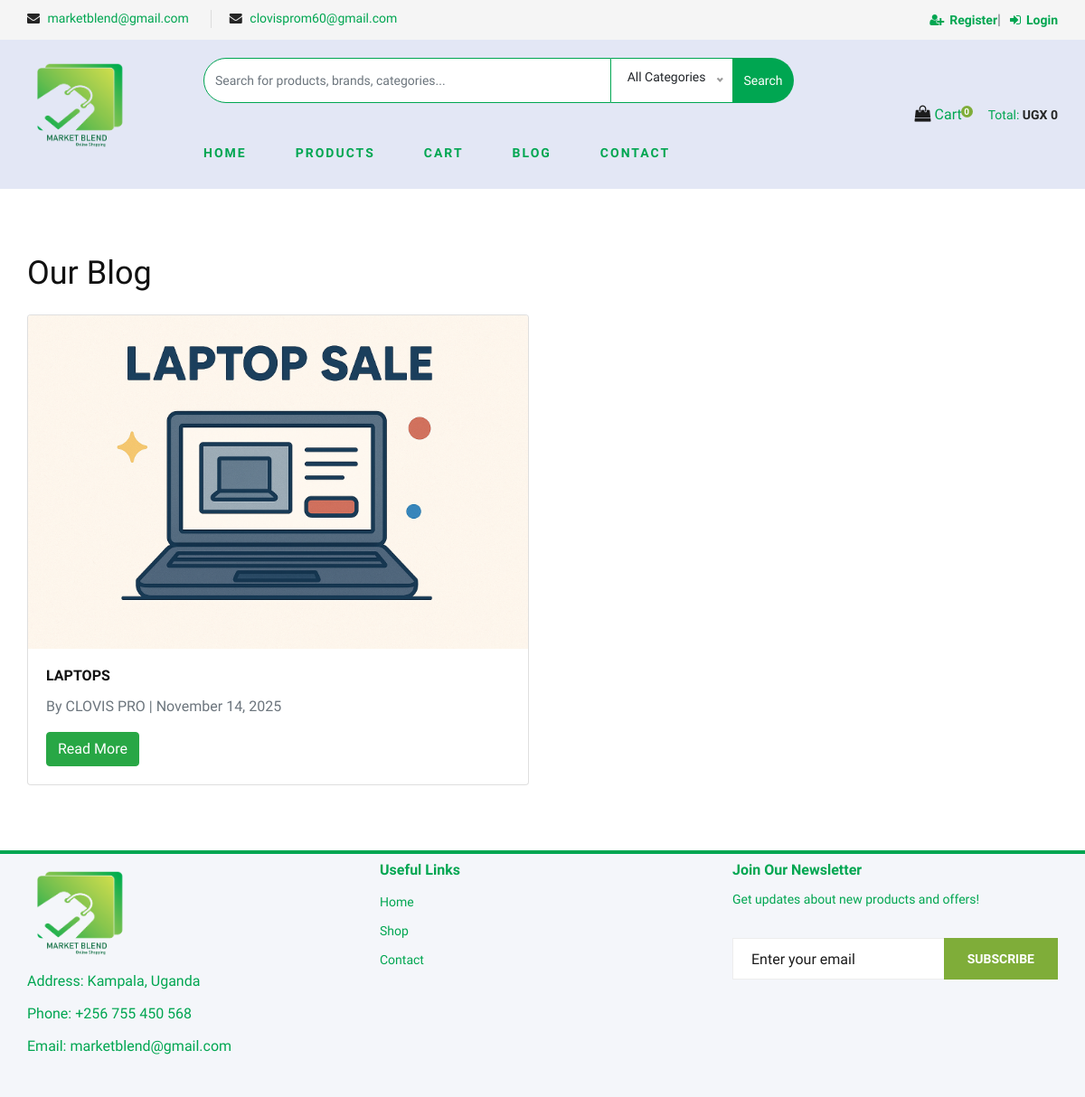
Screenshot of /blog/ with the database file from the repository.
### blog/models.py (models this page shows, shortened)
class BlogPost(models.Model):
    title = models.CharField(max_length=200)
    slug = models.SlugField(unique=True, max_length=200)
    author = models.CharField(max_length=100)
    content = models.TextField()
    published_date = models.DateTimeField(default=timezone.now)
    image = models.ImageField(upload_to='blog_images/', blank=True, null=True)
    class Meta:
        ordering = ['-published_date']

### blog/views.py (the view)
# urls.py: path('', views.blog_list, name='list'),
def blog_list(request):
    posts = BlogPost.objects.all().order_by('-published_date')  # Latest first
    return render(request, 'blog/blog_list.html', {'blog_posts': posts})

### cart/context_processors.py (called while the page is built)
def cart_summary(request):
    try:
        summary = cart_summary_helper(request)
    except Exception:
        summary = {
            "cart_count": 0,
            "cart_total": 0
        }
    return summary

def cart_summary_helper(request):
    return get_cart_summary(request)

### cart/utils.py (called while the page is built, shortened)
def cart_summary(request):
    cart_count = 0
    cart_total = 0
    if request.user.is_authenticated:
        from .models import Cart, CartItem
        cart, _ = Cart.objects.get_or_create(user=request.user)
        items = CartItem.objects.filter(cart=cart).select_related("product")
        for item in items:
            cart_count += item.quantity
            cart_total += item.quantity * item.product.price
    else:
        session_cart = request.session.get("cart", {})
    return {
        "cart_count": cart_count,
        "cart_total": cart_total,
    }

### blog/templates/blog/blog_list.html (shortened to what this page needs)
{% extends "products/base.html" %}
{% block content %}
<div class="container my-5">
    <h2 class="mb-4">Our Blog</h2>
    <div class="row">
        {% for post in blog_posts %}
        <div class="col-md-6 mb-4">
            <div class="card">
                {% if post.image %}
                <img src="{{ post.image.url }}" class="card-img-top" alt="{{ post.title }}">
                {% endif %}
                <div class="card-body">
                    <h5 class="card-title">{{ post.title }}</h5>
                    <p class="text-muted">By {{ post.author }} | {{ post.published_date|date:"F j, Y" }}</p>
                    <a href="{% url 'blog:detail' post.id %}" class="btn btn-success">Read More</a>
                </div>
            </div>
        </div>
        {% empty %}
        <p>No blog posts available yet.</p>
        {% endfor %}
    </div>
</div>
{% endblock %}

### products/static/css/style.css (style rules this page uses)
html, body { height: 100%; font-family: "Cairo", sans-serif; -webkit-font-smoothing: antialiased; font-smoothing: antialiased; }
h1, h2, h3, h4, h5, h6 { margin: 0; color: #111111; font-weight: 400; font-family: "Cairo", sans-serif; }
h2 { font-size: 36px; }
h5 { font-size: 18px; }
p { font-size: 16px; font-family: "Cairo", sans-serif; color: #6f6f6f; font-weight: 400; line-height: 26px; margin: 0 0 15px 0; }
img { max-width: 100%; }
@media only screen and (min-width: 1200px) { .container { max-width: 1170px; } }

### products/templates/products/base.html (style rules this page uses)
.card { transition: all 0.3s ease; }
.card-title { font-size: 16px; font-weight: 600; }

### rows the page displays
BlogPost: image (picture), title "LAPTOPS", author "CLOVIS PRO", published_date "November 14, 2025"

### other values shown
{{ cart_count }} "0"
{{ cart_total|intcomma }} "0"
